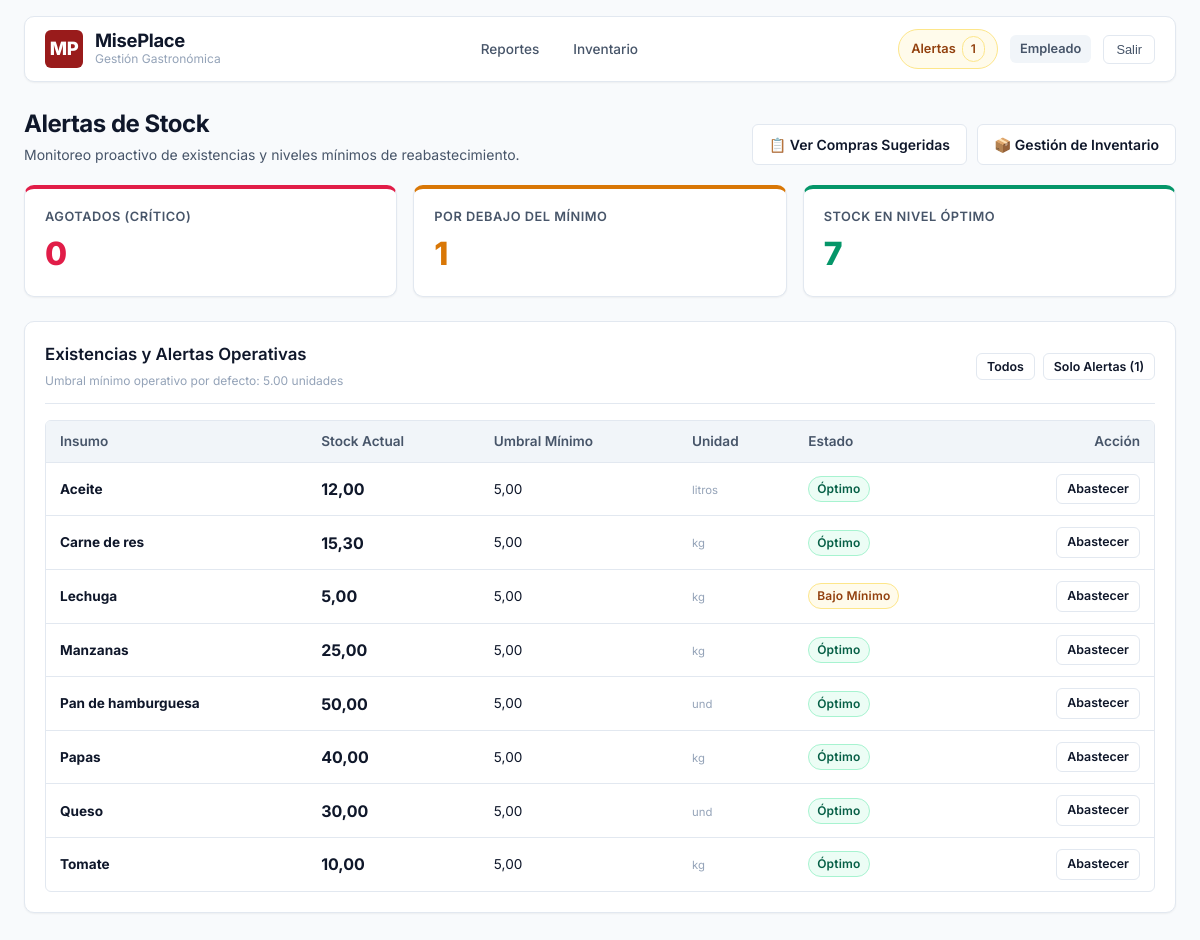
/inventario/alertas/ (signed in), run on the app's committed database.
### apps/usuarios/models.py (models this page shows, shortened)
class Usuario(AbstractBaseUser, PermissionsMixin):
    class Rol(models.TextChoices):
        ADMINISTRADOR = 'administrador', 'Administrador'
        CAJERO = 'cajero', 'Cajero'
        EMPLEADO = 'empleado', 'Empleado'
    email = models.EmailField('Correo electrónico', unique=True, max_length=150)
    nombre = models.CharField('Nombre o apodo', max_length=100, blank=True)
    rol = models.CharField('Rol', max_length=20, choices=Rol.choices, default=Rol.EMPLEADO)
    is_active = models.BooleanField('Activo', default=True)
    is_staff = models.BooleanField('Acceso a staff', default=False)
    fecha_registro = models.DateTimeField('Fecha de registro', auto_now_add=True)
    objects = UsuarioManager()
    USERNAME_FIELD = 'email'
    REQUIRED_FIELDS = []
    class Meta:
        verbose_name = 'Usuario'
        verbose_name_plural = 'Usuarios'
        ordering = ['email']
    @property
    def es_admin(self) -> bool:
        return self.rol == self.Rol.ADMINISTRADOR or self.is_superuser
    @property
    def es_cajero(self) -> bool:
        return self.rol == self.Rol.CAJERO
    @property
    def es_empleado(self) -> bool:
        return self.rol == self.Rol.EMPLEADO
    @property
    def puede_acceder_pos(self) -> bool:
        return self.es_admin or self.es_cajero
    @property
    def puede_acceder_inventario(self) -> bool:
        return self.es_admin or self.es_empleado
    @property
    def puede_acceder_recetas(self) -> bool:
        return self.es_admin
    @property
    def puede_acceder_reportes(self) -> bool:
        return self.es_admin or self.es_empleado

### apps/inventario/models.py (models this page shows, shortened)
class Insumo(models.Model):
    TIPO_MEDICION_CHOICES = [
        ('peso', 'Peso'),
        ('volumen', 'Volumen'),
        ('unidad', 'Unidad'),
    ]
    UNIDAD_MEDIDA_CHOICES = [
        ('kg', 'Kilogramos (kg)'),
        ('litros', 'Litros'),
        ('und', 'Unidades (und)'),
        ('paquete', 'Paquete'),
    ]
    nombre = models.CharField('Nombre del insumo', max_length=100, unique=True)
    tipo_medicion = models.CharField('Tipo de medición', max_length=20, choices=TIPO_MEDICION_CHOICES, default='peso')
    unidad_medida = models.CharField('Unidad de medida', max_length=20, choices=UNIDAD_MEDIDA_CHOICES, default='kg')
    stock_actual = models.DecimalField('Stock actual', max_digits=12, decimal_places=2, default=Decimal('0.00'))
    stock_minimo = models.DecimalField('Umbral mínimo de alerta', max_digits=12, decimal_places=2, default=Decimal('5.00'))
    stock_objetivo = models.DecimalField('Stock objetivo sugerido', max_digits=12, decimal_places=2, default=Decimal('10.00'))
    class Meta:
        verbose_name = 'Insumo'
        verbose_name_plural = 'Insumos'
        ordering = ['nombre']
    @property
    def estado(self) -> str:
        if self.stock_actual <= 0:
            return 'critico'
        elif self.stock_actual <= self.stock_minimo:
            return 'bajo'
        return 'bueno'

### apps/inventario/views.py (the view)
# urls.py: path('alertas/', views.alertas_stock, name='alertas'),
@roles_requeridos(['administrador', 'empleado'])
def alertas_stock(request):
    insumos = Insumo.objects.all().order_by('nombre')
    criticos = sum(1 for i in insumos if i.estado == 'critico')
    bajos = sum(1 for i in insumos if i.estado == 'bajo')
    buenos = sum(1 for i in insumos if i.estado == 'bueno')
    context = {
        'insumos': insumos,
        'criticos': criticos,
        'bajos': bajos,
        'buenos': buenos,
        'total_alertas': criticos + bajos,
    }
    return render(request, 'inventario/alertas_stock.html', context)

### apps/usuarios/context_processors.py (called while the page is built)
def usuario_contexto(request):
    if not request.user.is_authenticated:
        return {'total_alertas_stock': 0}
    try:
        from inventario.models import Insumo
        from django.db.models import F
        total_alertas = Insumo.objects.filter(stock_actual__lte=F('stock_minimo')).count()
    except Exception:
        total_alertas = 0
    return {
        'total_alertas_stock': total_alertas,
        'usuario_actual': request.user,
    }

### templates/inventario/alertas_stock.html (shortened to what this page needs)
{% extends 'base.html' %}
{% load humanize %}
{% block content %}
<div class="page-header">
    <div class="page-title">
        <h2>Alertas de Stock</h2>
        <p>Monitoreo proactivo de existencias y niveles mínimos de reabastecimiento.</p>
    </div>
    <div class="page-actions">
        <a href="{% url 'inventario:compras_sugeridas' %}" class="btn btn-secondary">
            📋 Ver Compras Sugeridas
        </a>
        <a href="{% url 'inventario:lista' %}" class="btn btn-secondary">
            📦 Gestión de Inventario
        </a>
    </div>
</div>
<div class="kpi-grid">
    <div class="kpi-card kpi-danger">
        <span class="kpi-label">Agotados (Crítico)</span>
        <span class="kpi-value" style="color: var(--danger-accent);">{{ criticos }}</span>
    </div>
    <div class="kpi-card kpi-warning">
        <span class="kpi-label">Por debajo del mínimo</span>
        <span class="kpi-value" style="color: var(--warning-accent);">{{ bajos }}</span>
    </div>
    <div class="kpi-card kpi-success">
        <span class="kpi-label">Stock en nivel óptimo</span>
        <span class="kpi-value" style="color: var(--success-accent);">{{ buenos }}</span>
    </div>
</div>
<div class="card">
    <div class="card-header">
        <div>
            <h3>Existencias y Alertas Operativas</h3>
            <span class="subtitle">Umbral mínimo operativo por defecto: 5.00 unidades</span>
        </div>
        <div style="display: flex; gap: 8px;">
            <button type="button" class="btn btn-secondary btn-sm btn-filtro activo" data-filtro="todos">Todos</button>
            <button type="button" class="btn btn-secondary btn-sm btn-filtro" data-filtro="alertas">
                Solo Alertas ({{ total_alertas }})
            </button>
        </div>
    </div>
    <div class="table-responsive">
        <table>
            <thead>
                <tr>
                    <th>Insumo</th>
                    <th>Stock Actual</th>
                    <th>Umbral Mínimo</th>
                    <th>Unidad</th>
                    <th>Estado</th>
                    <th style="text-align: right;">Acción</th>
                </tr>
            </thead>
            <tbody>
                {% for ins in insumos %}
                <tr class="fila-insumo" data-estado="{{ ins.estado }}">
                    <td><strong>{{ ins.nombre }}</strong></td>
                    <td><strong style="font-size: 1rem;">{{ ins.stock_actual|floatformat:2 }}</strong></td>
                    <td>{{ ins.stock_minimo|floatformat:2 }}</td>
                    <td><small style="color: var(--text-muted);">{{ ins.unidad_medida }}</small></td>
                    <td>
                        {% if ins.estado == 'critico' %}
                            <span class="badge badge-danger">Agotado</span>
                        {% elif ins.estado == 'bajo' %}
                            <span class="badge badge-warning">Bajo Mínimo</span>
                        {% else %}
                            <span class="badge badge-success">Óptimo</span>
                        {% endif %}
                    </td>
                    <td style="text-align: right;">
                        <a href="{% url 'inventario:lista' %}" class="btn btn-secondary btn-sm">
                            Abastecer
                        </a>
                    </td>
                </tr>
                {% empty %}
                <tr>
                    <td colspan="6" style="text-align: center; color: var(--text-muted); padding: 30px;">
                        No hay insumos registrados.
                    </td>
                </tr>
                {% endfor %}
            </tbody>
        </table>
    </div>
</div>
{% endblock %}

### templates/base.html (shortened to what this page needs)
{% load static %}
<!DOCTYPE html>
<html lang="es">
<head>
    <link rel="stylesheet" href="{% static 'css/estilos.css' %}">
</head>
<body>
    <div id="app-container">
        {% if user.is_authenticated %}
        <header class="top-nav">
            <div class="brand-section">
                <a href="{% url 'usuarios:inicio_por_rol' %}" class="brand-logo" title="Inicio MisePlace">MP</a>
                <div class="brand-info">
                    <h1>MisePlace</h1>
                    <p>Gestión Gastronómica</p>
                </div>
            </div>
            <nav class="nav-links" aria-label="Navegación principal">
                {% if user.puede_acceder_reportes %}
                <a href="{% url 'reportes:dashboard' %}" class="nav-link {% if request.resolver_match.app_name == 'reportes' %}activo{% endif %}">
                    Reportes
                </a>
                {% endif %}
                {% if user.puede_acceder_inventario %}
                <a href="{% url 'inventario:lista' %}" class="nav-link {% if request.resolver_match.app_name == 'inventario' and request.resolver_match.url_name == 'lista' %}activo{% endif %}">
                    Inventario
                </a>
                {% endif %}
            </nav>
            <div class="nav-user-section">
                {% if user.puede_acceder_inventario and total_alertas_stock > 0 %}
                <a href="{% url 'inventario:alertas' %}" class="badge-alertas" title="Ver insumos que requieren reabastecimiento">
                    <span>Alertas</span>
                    <span class="badge badge-warning">{{ total_alertas_stock }}</span>
                </a>
                {% endif %}
                <div class="user-badge" title="{{ user.email }}">
                    <span>{{ user.get_rol_display }}</span>
                </div>
                <form action="{% url 'usuarios:logout' %}" method="post" style="display:inline;">
                    <button type="submit" class="btn-salir" title="Cerrar sesión">Salir</button>
                </form>
            </div>
        </header>
        {% endif %}
        <main id="main-content">
            {% block content %}{% endblock %}
        </main>
    </div>
</body>
</html>

### data on the page
Usuario: rol "Empleado"
Insumo: nombre "Aceite", stock_actual "12,00", stock_minimo "5,00", unidad_medida "litros", shows "Óptimo"
Insumo: nombre "Carne de res", stock_actual "15,30", stock_minimo "5,00", unidad_medida "kg", shows "Óptimo"
Insumo: nombre "Lechuga", stock_actual "5,00", stock_minimo "5,00", unidad_medida "kg", shows "Bajo Mínimo"
Insumo: nombre "Manzanas", stock_actual "25,00", stock_minimo "5,00", unidad_medida "kg", shows "Óptimo"
Insumo: nombre "Pan de hamburguesa", stock_actual "50,00", stock_minimo "5,00", unidad_medida "und", shows "Óptimo"
Insumo: nombre "Papas", stock_actual "40,00", stock_minimo "5,00", unidad_medida "kg", shows "Óptimo"
Insumo: nombre "Queso", stock_actual "30,00", stock_minimo "5,00", unidad_medida "und", shows "Óptimo"
Insumo: nombre "Tomate", stock_actual "10,00", stock_minimo "5,00", unidad_medida "kg", shows "Óptimo"

### other printed values
{{ total_alertas_stock }} "1"
{{ criticos }} "0"
{{ bajos }} "1"
{{ buenos }} "7"
{{ total_alertas }} "1"
